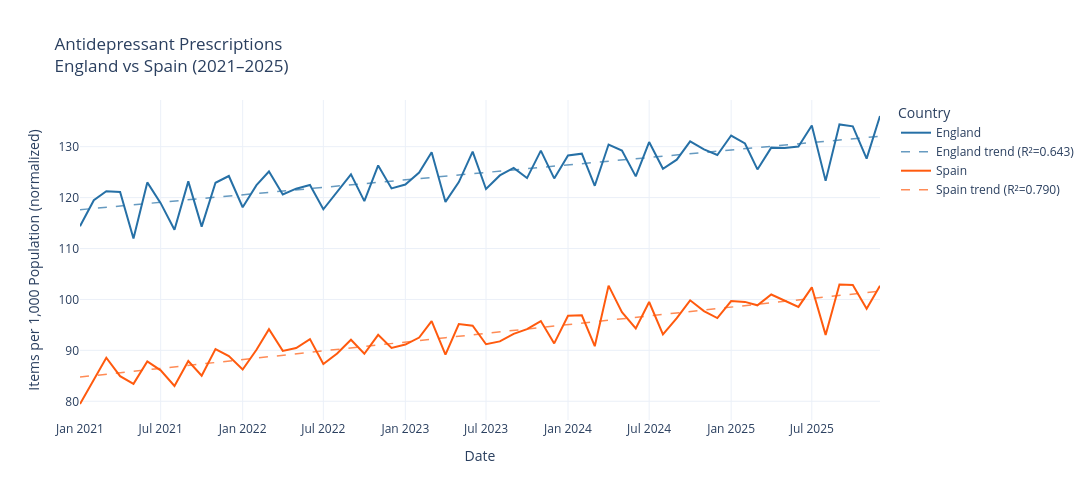

Notebook cell for this chart:
### Code cell
import plotly.graph_objects as go
from scipy import stats
import numpy as np

fig = go.Figure()

for country, color in zip(['England', 'Spain'], ["#2670A6", "#ff5a0e"]):
    df_c = df_pharm_pop[
        (df_pharm_pop['country'] == country) &
        (df_pharm_pop['group'] == 'Antidepressants')
    ].sort_values('date')
    
    # Main line
    fig.add_trace(go.Scatter(
        x=df_c['date'],
        y=df_c['items_per_1k_norm'],
        name=country,
        line=dict(color=color, width=2),
        mode='lines'
    ))
    
    # Statistical trend line (OLS regression)
    x_num = np.arange(len(df_c))
    slope, intercept, r_value, p_value, std_err = stats.linregress(x_num, df_c['items_per_1k_norm'])
    trend = intercept + slope * x_num
    
    fig.add_trace(go.Scatter(
        x=df_c['date'],
        y=trend,
        name=f'{country} trend (R²={r_value**2:.3f})',
        line=dict(color=color, width=1.5, dash='dash'),
        mode='lines',
        opacity=0.7
    ))

fig.update_layout(
    title='Antidepressant Prescriptions<br>England vs Spain (2021–2025)',
    xaxis_title='Date',
    yaxis_title='Items per 1,000 Population (normalized)',
    legend_title='Country',
    hovermode='x unified',
    template='plotly_white',
    width=1100,
    height=500
)

fig.show()
